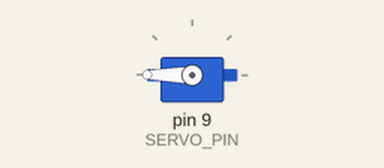
Recording of a sketch running on a simulated Arduino Uno, built with avr-gcc and run on an emulated ATmega328P. Shown: servo.

Above: at 0.05 s.
At 8.0 s:
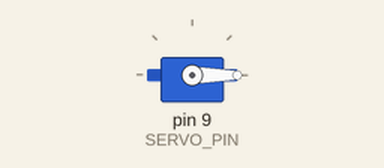
Timing chart, 0 to 10.4 s (numbered marks = the images above):
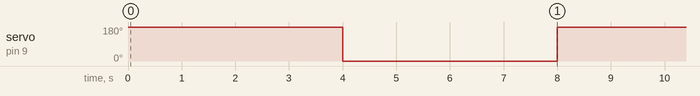

Measured:
- by itself, servo on pin 9 (SERVO_PIN): alternates 180° for 4.0 s and 0° for 4.0 s

The sketch:

Continous_Servo.ino
```cpp
#include<Servo.h>

#define SERVO_PIN   9
#define DELAY_TIME  2000
Servo servo;

void setup() {
  servo.attach(SERVO_PIN);
}

void loop()
{
 servo.attach(SERVO_PIN);
 servo.write(180);
 delay(DELAY_TIME);

 servo.detach();
 delay(DELAY_TIME);

 servo.attach(SERVO_PIN);
 servo.write(0);
 delay(DELAY_TIME);

 servo.detach();
 delay(DELAY_TIME);
}
```
